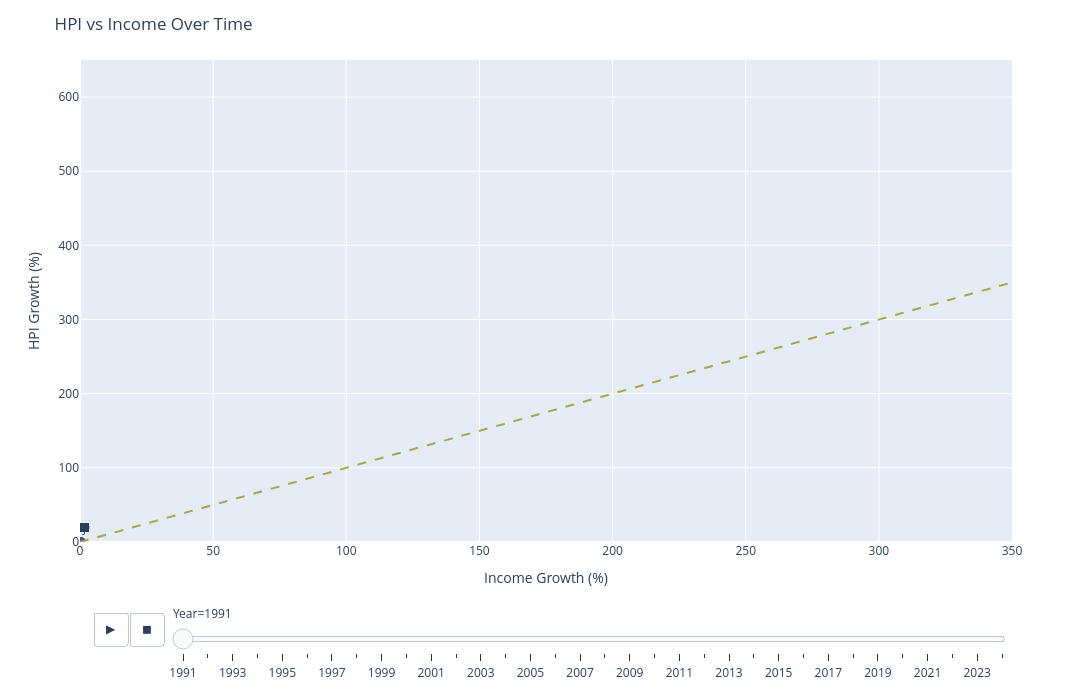

Notebook code for this chart:
### Markdown cell above
Function which includes a query to compare HPI to Median Income and display the results in an animated scatterplot to clearly see which states are more affordable to live in and which are the most expensive. Called in dictionary from above to display two letter abbreviations for each state to improve readability of scatterplot. The animated scatterplot may be the best illustration of the significant jump in HPI. Press play on visual to see animation. Notice that when the animation reaches 2024 there aren't any states where Median Income increase is greater that HPI. This is the first year for the time frame of this project where that happened.

### Code cell
df_all = query("""
    SELECT
        h.place_name,
        h.index_nsa AS hpi,
        m.change AS income_index,
        h.yr AS year
    FROM hpi h
    JOIN medinc m
      ON h.place_name = m.place_name
     AND h.yr = m.yr
""")

df_all['place_id'] = df_all['place_name'].map(state_map)

fig = px.scatter(
    df_all,
    x="income_index",
    y="hpi",
    animation_frame="year",
    text="place_id",
    labels={
        "income_index": "Income Growth (%)",
        "hpi": "HPI Growth (%)",
        "year": "Year"
    },
    range_x=[0, 350],
    range_y=[0, 650]
)

fig.update_traces(
    textposition="top center",
    marker=dict(size=10, opacity=0.7, color="#4f4da7")
)

fig.add_shape(
    type="line",
    x0=0, y0=0,
    x1=350, y1=350,
    line=dict(
        color="#A5A74D",
        width=2,
        dash="dash"
    )
)


fig.update_layout(
    width=1100,
    height=700
)

fig.update_layout(
    title="HPI vs Income Over Time",
    showlegend=False
)

fig.show()

### Figure 1 — Plotly figure (JSON) as saved in the notebook; plotly's stock layout.template omitted (floating-point values rounded to 4 significant figures)
{"data": [{"hovertemplate": "Year=1991<br>Income Growth (%)=%{x}<br>HPI Growth (%)=%{y}<br>place_id=%{text}<extra></extra>", "legendgroup": "", "marker": {"color": "#4f4da7", "opacity": 0.7, "size": 10, "symbol": "circle"}, "mode": "markers+text", "name": "", "orientation": "v", "showlegend": false, "text": ["AK", "AL", "AR", "AZ", "CA", "CO", "CT", "DE", "FL", "GA", "HI", "IA", "ID", "IL", "IN", "KS", "KY", "LA", "MA", "MD", "ME", "MI", "MN", "MO", "MS", "MT", "NC", "ND", "NE", "NH", "NJ", "NM", "NV", "NY", "OH", "OK", "OR", "PA", "RI", "SC", "SD", "TN", "TX", "UT", "VA", "VT", "WA", "WI", "WV", "WY"], "textposition": "top center", "type": "scatter", "x": [0.0, 0.0, 0.0, 0.0, 0.0, 0.0, 0.0, 0.0, 0.0, 0.0, 0.0, 0.0, 0.0, 0.0, 0.0, 0.0, 0.0, 0.0, 0.0, 0.0, 0.0, 0.0, 0.0, 0.0, 0.0, 0.0, 0.0, 0.0, 0.0, 0.0, 0.0, 0.0, 0.0, 0.0, 0.0, 0.0, 0.0, 0.0, 0.0, 0.0, 0.0, 0.0, 0.0, 0.0, 0.0, 0.0, 0.0, 0.0, 0.0, 0.0], "xaxis": "x", "y": [0.0, 0.0, 0.0, 0.0, 0.0, 0.0, 0.0, 0.0, 0.0, 0.0, 0.0, 0.0, 0.0, 0.0, 0.0, 0.0, 0.0, 0.0, 0.0, 0.0, 0.0, 0.0, 0.0, 0.0, 0.0, 0.0, 0.0, 0.0, 0.0, 0.0, 0.0, 0.0, 0.0, 0.0, 0.0, 0.0, 0.0, 0.0, 0.0, 0.0, 0.0, 0.0, 0.0, 0.0, 0.0, 0.0, 0.0, 0.0, 0.0, 0.0], "yaxis": "y"}], "layout": {"height": 700, "legend": {"tracegroupgap": 0}, "margin": {"t": 60}, "shapes": [{"line": {"color": "#A5A74D", "dash": "dash", "width": 2}, "type": "line", "x0": 0, "x1": 350, "y0": 0, "y1": 350}], "showlegend": false, "sliders": [{"active": 0, "currentvalue": {"prefix": "Year="}, "len": 0.9, "pad": {"b": 10, "t": 60}, "steps": [{"args": [["1991"], {"frame": {"duration": 0, "redraw": false}, "fromcurrent": true, "mode": "immediate", "transition": {"duration": 0, "easing": "linear"}}], "label": "1991", "method": "animate"}, {"args": [["1992"], {"frame": {"duration": 0, "redraw": false}, "fromcurrent": true, "mode": "immediate", "transition": {"duration": 0, "easing": "linear"}}], "label": "1992", "method": "animate"}, {"args": [["1993"], {"frame": {"duration": 0, "redraw": false}, "fromcurrent": true, "mode": "immediate", "transition": {"duration": 0, "easing": "linear"}}], "label": "1993", "method": "animate"}, {"args": [["1994"], {"frame": {"duration": 0, "redraw": false}, "fromcurrent": true, "mode": "immediate", "transition": {"duration": 0, "easing": "linear"}}], "label": "1994", "method": "animate"}, {"args": [["1995"], {"frame": {"duration": 0, "redraw": false}, "fromcurrent": true, "mode": "immediate", "transition": {"duration": 0, "easing": "linear"}}], "label": "1995", "method": "animate"}, {"args": [["1996"], {"frame": {"duration": 0, "redraw": false}, "fromcurrent": true, "mode": "immediate", "transition": {"duration": 0, "easing": "linear"}}], "label": "1996", "method": "animate"}, {"args": [["1997"], {"frame": {"duration": 0, "redraw": false}, "fromcurrent": true, "mode": "immediate", "transition": {"duration": 0, "easing": "linear"}}], "label": "1997", "method": "animate"}, {"args": [["1998"], {"frame": {"duration": 0, "redraw": false}, "fromcurrent": true, "mode": "immediate", "transition": {"duration": 0, "easing": "linear"}}], "label": "1998", "method": "animate"}, {"args": [["1999"], {"frame": {"duration": 0, "redraw": false}, "fromcurrent": true, "mode": "immediate", "transition": {"duration": 0, "easing": "linear"}}], "label": "1999", "method": "animate"}, {"args": [["2000"], {"frame": {"duration": 0, "redraw": false}, "fromcurrent": true, "mode": "immediate", "transition": {"duration": 0, "easing": "linear"}}], "label": "2000", "method": "animate"}, {"args": [["2001"], {"frame": {"duration": 0, "redraw": false}, "fromcurrent": true, "mode": "immediate", "transition": {"duration": 0, "easing": "linear"}}], "label": "2001", "method": "animate"}, {"args": [["2002"], {"frame": {"duration": 0, "redraw": false}, "fromcurrent": true, "mode": "immediate", "transition": {"duration": 0, "easing": "linear"}}], "label": "2002", "method": "animate"}, {"args": [["2003"], {"frame": {"duration": 0, "redraw": false}, "fromcurrent": true, "mode": "immediate", "transition": {"duration": 0, "easing": "linear"}}], "label": "2003", "method": "animate"}, {"args": [["2004"], {"frame": {"duration": 0, "redraw": false}, "fromcurrent": true, "mode": "immediate", "transition": {"duration": 0, "easing": "linear"}}], "label": "2004", "method": "animate"}, {"args": [["2005"], {"frame": {"duration": 0, "redraw": false}, "fromcurrent": true, "mode": "immediate", "transition": {"duration": 0, "easing": "linear"}}], "label": "2005", "method": "animate"}, {"args": [["2006"], {"frame": {"duration": 0, "redraw": false}, "fromcurrent": true, "mode": "immediate", "transition": {"duration": 0, "easing": "linear"}}], "label": "2006", "method": "animate"}, {"args": [["2007"], {"frame": {"duration": 0, "redraw": false}, "fromcurrent": true, "mode": "immediate", "transition": {"duration": 0, "easing": "linear"}}], "label": "2007", "method": "animate"}, {"args": [["2008"], {"frame": {"duration": 0, "redraw": false}, "fromcurrent": true, "mode": "immediate", "transition": {"duration": 0, "easing": "linear"}}], "label": "2008", "method": "animate"}, {"args": [["2009"], {"frame": {"duration": 0, "redraw": false}, "fromcurrent": true, "mode": "immediate", "transition": {"duration": 0, "easing": "linear"}}], "label": "2009", "method": "animate"}, {"args": [["2010"], {"frame": {"duration": 0, "redraw": false}, "fromcurrent": true, "mode": "immediate", "transition": {"duration": 0, "easing": "linear"}}], "label": "2010", "method": "animate"}, {"args": [["2011"], {"frame": {"duration": 0, "redraw": false}, "fromcurrent": true, "mode": "immediate", "transition": {"duration": 0, "easing": "linear"}}], "label": "2011", "method": "animate"}, {"args": [["2012"], {"frame": {"duration": 0, "redraw": false}, "fromcurrent": true, "mode": "immediate", "transition": {"duration": 0, "easing": "linear"}}], "label": "2012", "method": "animate"}, {"args": [["2013"], {"frame": {"duration": 0, "redraw": false}, "fromcurrent": true, "mode": "immediate", "transition": {"duration": 0, "easing": "linear"}}], "label": "2013", "method": "animate"}, {"args": [["2014"], {"frame": {"duration": 0, "redraw": false}, "fromcurrent": true, "mode": "immediate", "transition": {"duration": 0, "easing": "linear"}}], "label": "2014", "method": "animate"}, {"args": [["2015"], {"frame": {"duration": 0, "redraw": false}, "fromcurrent": true, "mode": "immediate", "transition": {"duration": 0, "easing": "linear"}}], "label": "2015", "method": "animate"}, {"args": [["2016"], {"frame": {"duration": 0, "redraw": false}, "fromcurrent": true, "mode": "immediate", "transition": {"duration": 0, "easing": "linear"}}], "label": "2016", "method": "animate"}, {"args": [["2017"], {"frame": {"duration": 0, "redraw": false}, "fromcurrent": true, "mode": "immediate", "transition": {"duration": 0, "easing": "linear"}}], "label": "2017", "method": "animate"}, {"args": [["2018"], {"frame": {"duration": 0, "redraw": false}, "fromcurrent": true, "mode": "immediate", "transition": {"duration": 0, "easing": "linear"}}], "label": "2018", "method": "animate"}, {"args": [["2019"], {"frame": {"duration": 0, "redraw": false}, "fromcurrent": true, "mode": "immediate", "transition": {"duration": 0, "easing": "linear"}}], "label": "2019", "method": "animate"}, {"args": [["2020"], {"frame": {"duration": 0, "redraw": false}, "fromcurrent": true, "mode": "immediate", "transition": {"duration": 0, "easing": "linear"}}], "label": "2020", "method": "animate"}, {"args": [["2021"], {"frame": {"duration": 0, "redraw": false}, "fromcurrent": true, "mode": "immediate", "transition": {"duration": 0, "easing": "linear"}}], "label": "2021", "method": "animate"}, {"args": [["2022"], {"frame": {"duration": 0, "redraw": false}, "fromcurrent": true, "mode": "immediate", "transition": {"duration": 0, "easing": "linear"}}], "label": "2022", "method": "animate"}, {"args": [["2023"], {"frame": {"duration": 0, "redraw": false}, "fromcurrent": true, "mode": "immediate", "transition": {"duration": 0, "easing": "linear"}}], "label": "2023", "method": "animate"}, {"args": [["2024"], {"frame": {"duration": 0, "redraw": false}, "fromcurrent": true, "mode": "immediate", "transition": {"duration": 0, "easing": "linear"}}], "label": "2024", "method": "animate"}], "x": 0.1, "xanchor": "left", "y": 0, "yanchor": "top"}], "title": {"text": "HPI vs Income Over Time"}, "updatemenus": [{"buttons": [{"args": [null, {"frame": {"duration": 500, "redraw": false}, "fromcurrent": true, "mode": "immediate", "transition": {"duration": 500, "easing": "linear"}}], "label": "&#9654;", "method": "animate"}, {"args": [[null], {"frame": {"duration": 0, "redraw": false}, "fromcurrent": true, "mode": "immediate", "transition": {"duration": 0, "easing": "linear"}}], "label": "&#9724;", "method": "animate"}], "direction": "left", "pad": {"r": 10, "t": 70}, "showactive": false, "type": "buttons", "x": 0.1, "xanchor": "right", "y": 0, "yanchor": "top"}], "width": 1100, "xaxis": {"anchor": "y", "domain": [0, 1], "range": [0, 350], "title": {"text": "Income Growth (%)"}}, "yaxis": {"anchor": "x", "domain": [0, 1], "range": [0, 650], "title": {"text": "HPI Growth (%)"}}}}
